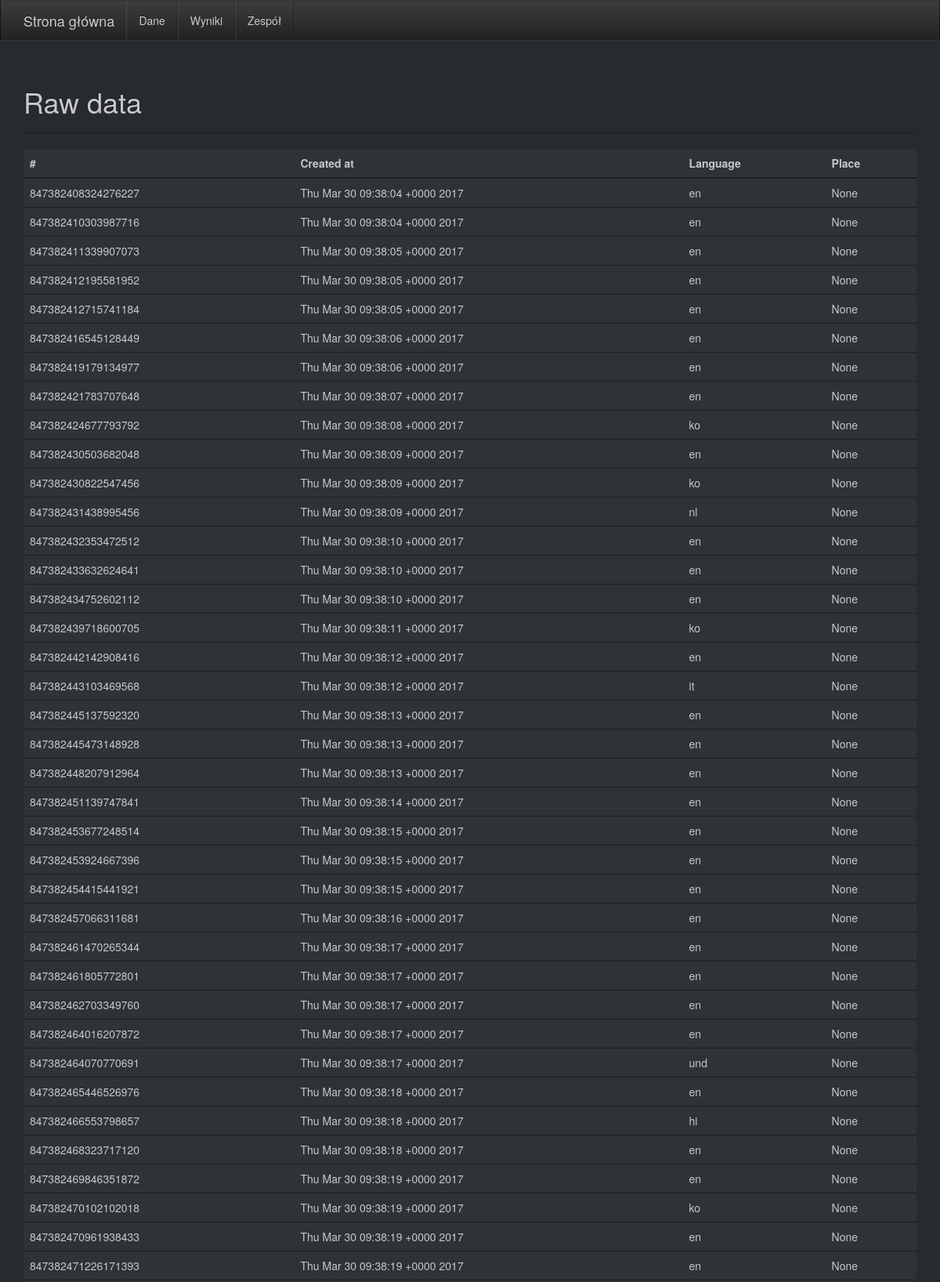
The app's page /raw (upper part) with its own data.
### unit5_webapp.py (models this page shows)
class Formdata(db.Model):
    __tablename__ = 'data3'
    id = db.Column(db.Integer, primary_key=True)
    created_at = db.Column(db.String)
    lang = db.Column(db.String)
    place = db.Column(db.String)

### unit5_webapp.py (the view)
@app.route("/raw")
def show_raw():
    fd = db.session.query(Formdata).all()
    return render_template('raw.html', formdata=fd)

### templates/raw.html
{% extends "base.html" %}
{% block content %}
<div class="page-header">
    <h1>Raw data</h1>
</div>
<table class="table">
    <thead>
    <tr>
        <th>#</th>
        <th>Created at</th>
        <th>Language</th>
        <th>Place</th>
    </tr>
    </thead>
    <tbody>
    {% for element in formdata %}
    <tr>
        <td>{{ element.id }}</td>
        <td>{{ element.created_at }}</td>
        <td>{{ element.lang }}</td>
        <td>{{ element.place }}</td>
    </tr>
    {% endfor %}
    </tbody>
</table>
{% endblock %}

### templates/base.html (shortened to what this page needs)
<!DOCTYPE html>
<html lang="en">
  <head>
    <link href="static/css/bootstrap.min.css" rel="stylesheet">
    <link href="static/css/bootstrap-theme.min.css" rel="stylesheet">
    <link href="static/css/theme.css" rel="stylesheet">
  </head>
  <body role="document">
    <nav class="navbar navbar-inverse navbar-fixed-top">
      <div class="container">
        <div class="navbar-header">
          <a class="navbar-brand" href="/">Strona główna</a>
        </div>
        <div id="navbar" class="navbar-collapse collapse">
          <ul class="nav navbar-nav">
            <li><a href="/raw">Dane</a></li>
            <li><a href="/result">Wyniki</a></li>
            <li><a href="/form">Zespół</a></li>
          </ul>
        </div>
      </div>
    </nav>
    <div class="container theme-showcase" role="main">
      {% block content %}{% endblock %}
    </div>
  </body>
</html>

### static/css/theme.css (style rules this page uses)
body { padding-top: 70px; padding-bottom: 30px; }

### records on screen
Formdata: id "847382408324276227", created_at "Thu Mar 30 09:38:04 +0000 2017", lang "en", place "None"
Formdata: id "847382410303987716", created_at "Thu Mar 30 09:38:04 +0000 2017", lang "en", place "None"
Formdata: id "847382411339907073", created_at "Thu Mar 30 09:38:05 +0000 2017", lang "en", place "None"
Formdata: id "847382412195581952", created_at "Thu Mar 30 09:38:05 +0000 2017", lang "en", place "None"
Formdata: id "847382412715741184", created_at "Thu Mar 30 09:38:05 +0000 2017", lang "en", place "None"
Formdata: id "847382416545128449", created_at "Thu Mar 30 09:38:06 +0000 2017", lang "en", place "None"
Formdata: id "847382419179134977", created_at "Thu Mar 30 09:38:06 +0000 2017", lang "en", place "None"
Formdata: id "847382421783707648", created_at "Thu Mar 30 09:38:07 +0000 2017", lang "en", place "None"
Formdata: id "847382424677793792", created_at "Thu Mar 30 09:38:08 +0000 2017", lang "ko", place "None"
Formdata: id "847382430503682048", created_at "Thu Mar 30 09:38:09 +0000 2017", lang "en", place "None"
Formdata: id "847382430822547456", created_at "Thu Mar 30 09:38:09 +0000 2017", lang "ko", place "None"
Formdata: id "847382431438995456", created_at "Thu Mar 30 09:38:09 +0000 2017", lang "nl", place "None"
Formdata: id "847382432353472512", created_at "Thu Mar 30 09:38:10 +0000 2017", lang "en", place "None"
Formdata: id "847382433632624641", created_at "Thu Mar 30 09:38:10 +0000 2017", lang "en", place "None"
Formdata: id "847382434752602112", created_at "Thu Mar 30 09:38:10 +0000 2017", lang "en", place "None"
Formdata: id "847382439718600705", created_at "Thu Mar 30 09:38:11 +0000 2017", lang "ko", place "None"
Formdata: id "847382442142908416", created_at "Thu Mar 30 09:38:12 +0000 2017", lang "en", place "None"
Formdata: id "847382443103469568", created_at "Thu Mar 30 09:38:12 +0000 2017", lang "it", place "None"
Formdata: id "847382445137592320", created_at "Thu Mar 30 09:38:13 +0000 2017", lang "en", place "None"
Formdata: id "847382445473148928", created_at "Thu Mar 30 09:38:13 +0000 2017", lang "en", place "None"
Formdata: id "847382448207912964", created_at "Thu Mar 30 09:38:13 +0000 2017", lang "en", place "None"
Formdata: id "847382451139747841", created_at "Thu Mar 30 09:38:14 +0000 2017", lang "en", place "None"
Formdata: id "847382453677248514", created_at "Thu Mar 30 09:38:15 +0000 2017", lang "en", place "None"
Formdata: id "847382453924667396", created_at "Thu Mar 30 09:38:15 +0000 2017", lang "en", place "None"
Formdata: id "847382454415441921", created_at "Thu Mar 30 09:38:15 +0000 2017", lang "en", place "None"
Formdata: id "847382457066311681", created_at "Thu Mar 30 09:38:16 +0000 2017", lang "en", place "None"
Formdata: id "847382461470265344", created_at "Thu Mar 30 09:38:17 +0000 2017", lang "en", place "None"
Formdata: id "847382461805772801", created_at "Thu Mar 30 09:38:17 +0000 2017", lang "en", place "None"
Formdata: id "847382462703349760", created_at "Thu Mar 30 09:38:17 +0000 2017", lang "en", place "None"
Formdata: id "847382464016207872", created_at "Thu Mar 30 09:38:17 +0000 2017", lang "en", place "None"
Formdata: id "847382464070770691", created_at "Thu Mar 30 09:38:17 +0000 2017", lang "und", place "None"
Formdata: id "847382465446526976", created_at "Thu Mar 30 09:38:18 +0000 2017", lang "en", place "None"
Formdata: id "847382466553798657", created_at "Thu Mar 30 09:38:18 +0000 2017", lang "hi", place "None"
Formdata: id "847382468323717120", created_at "Thu Mar 30 09:38:18 +0000 2017", lang "en", place "None"
Formdata: id "847382469846351872", created_at "Thu Mar 30 09:38:19 +0000 2017", lang "en", place "None"
Formdata: id "847382470102102018", created_at "Thu Mar 30 09:38:19 +0000 2017", lang "ko", place "None"
Formdata: id "847382470961938433", created_at "Thu Mar 30 09:38:19 +0000 2017", lang "en", place "None"
Formdata: id "847382471226171393", created_at "Thu Mar 30 09:38:19 +0000 2017", lang "en", place "None"
